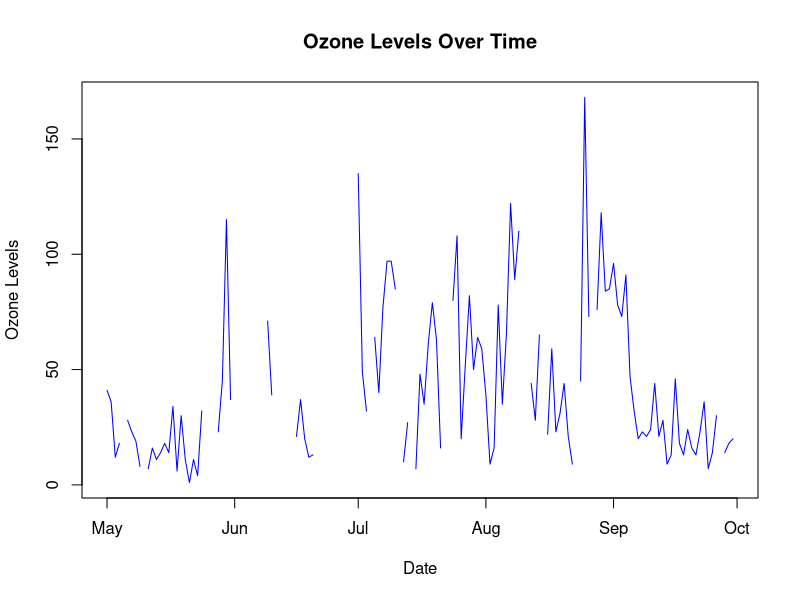
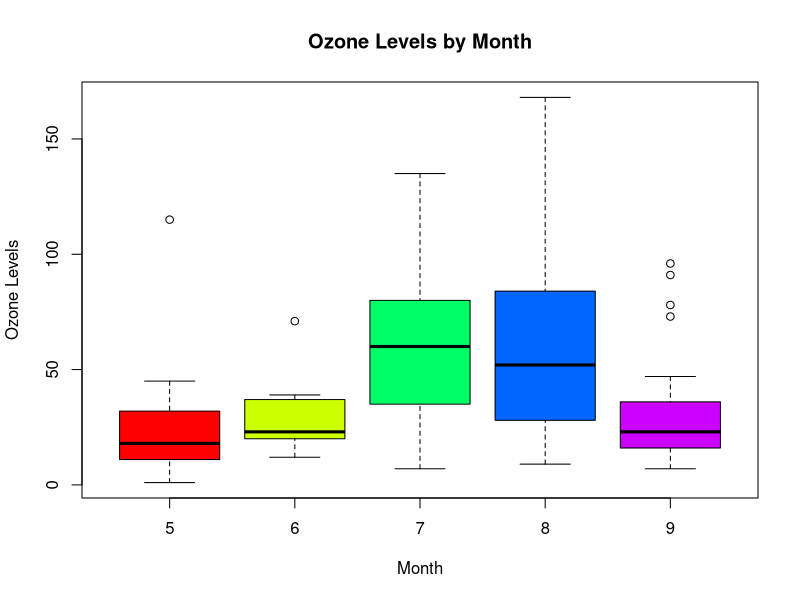
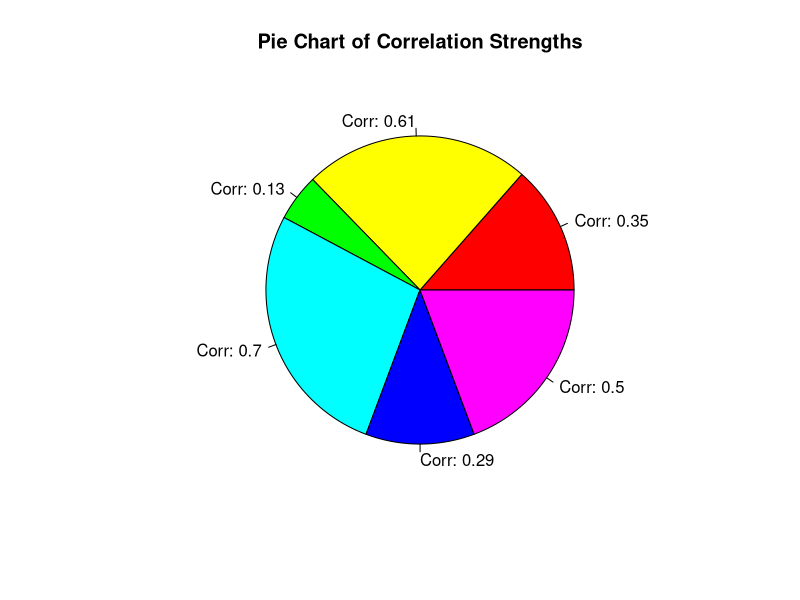

The R script that drew these images, in order:
# Import dataset
data("airquality")
head(airquality)
data <- airquality
summary(airquality)


# Clean data airquality
# Removes rows with missing values
data <- na.omit(airquality)  

# Rename data
new_airquality <- data

# Create new column name Heat Index
airquality_HeatIndex <- airquality$Temp + (airquality$Wind / 2)
head(new_airquality)

# Create new column name Pollution Level
airquality_PollutionLevel <- ifelse(airquality$Ozone < 50, "Low",
                                    ifelse(airquality$Ozone < 100, "Moderate", "High"))
print(airquality_PollutionLevel)
head(airquality_PollutionLevel)
airquality_PollutionLevel<- na.omit(airquality_PollutionLevel)

# Convert Month and Day into a Date column
airquality_Date <- as.Date(paste(1973, airquality$Month, airquality$Day, sep = "-"))
print(airquality_Date)
airquality_Data <- na.omit(airquality_Date)

#  Plot the Ozone levels over time
plot(airquality_Date, airquality$Ozone, type = "l", col = "blue", 
     xlab = "Date", ylab = "Ozone Levels", main = "Ozone Levels Over Time")

# Box Plot
boxplot(Ozone ~ Month, data = airquality, 
        xlab = "Month", ylab = "Ozone Levels", 
        main = "Ozone Levels by Month", 
        col = rainbow(5))


# Select numeric columns from the dataset)
numeric_data <- new_airquality[, c("Ozone", "Solar.R", "Wind", "Temp")]
print(numeric_data)

# Find correllation matrix
correlation_matrix <- cor(numeric_data, use = "complete.obs")

# Calculate the frequency of each category
# Calculate the frequency of each category
# Calculate the frequency of each category
pollution_counts <- table(new_airquality$"ozone")
print(pollution_counts)                          
                          

# Compute the correlation matrix
correlation_matrix <- cor(new_airquality[, c("Ozone", "Solar.R", "Wind", "Temp")], use = "complete.obs")

# Extract the upper triangular matrix (excluding the diagonal)
cor_values <- correlation_matrix[upper.tri(correlation_matrix)]

# Create a pie chart of the absolute correlation values
pie(abs(cor_values), 
    labels = paste0("Corr: ", round(abs(cor_values), 2)), 
    col = rainbow(length(cor_values)), 
    main = "Pie Chart of Correlation Strengths")








